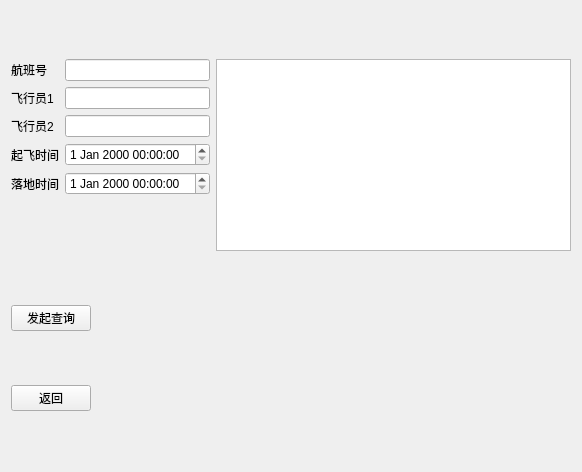
<?xml version="1.0" encoding="UTF-8"?>
<ui version="4.0">
 <class>ManagerFlightSearch</class>
 <widget class="QWidget" name="ManagerFlightSearch">
  <property name="geometry">
   <rect>
    <x>0</x>
    <y>0</y>
    <width>582</width>
    <height>472</height>
   </rect>
  </property>
  <property name="windowTitle">
   <string>Form</string>
  </property>
  <layout class="QFormLayout" name="formLayout">
   <item row="0" column="0">
    <layout class="QGridLayout" name="gridLayout">
     <item row="0" column="0">
      <widget class="QLabel" name="label">
       <property name="text">
        <string>航班号</string>
       </property>
      </widget>
     </item>
     <item row="4" column="0">
      <widget class="QLabel" name="label_7">
       <property name="text">
        <string>落地时间</string>
       </property>
      </widget>
     </item>
     <item row="2" column="0">
      <widget class="QLabel" name="label_5">
       <property name="text">
        <string>飞行员2</string>
       </property>
      </widget>
     </item>
     <item row="4" column="1">
      <widget class="QDateTimeEdit" name="endTime"/>
     </item>
     <item row="1" column="1">
      <widget class="QLineEdit" name="seatType"/>
     </item>
     <item row="3" column="0">
      <widget class="QLabel" name="label_6">
       <property name="text">
        <string>起飞时间</string>
       </property>
      </widget>
     </item>
     <item row="0" column="1">
      <widget class="QLineEdit" name="id"/>
     </item>
     <item row="2" column="1">
      <widget class="QLineEdit" name="type"/>
     </item>
     <item row="3" column="1">
      <widget class="QDateTimeEdit" name="startTime"/>
     </item>
     <item row="1" column="0">
      <widget class="QLabel" name="label_4">
       <property name="text">
        <string>飞行员1</string>
       </property>
      </widget>
     </item>
    </layout>
   </item>
   <item row="0" column="1">
    <widget class="QTableView" name="tableView"/>
   </item>
   <item row="1" column="0">
    <widget class="QPushButton" name="managerFlightSearchAdmit">
     <property name="text">
      <string>发起查询</string>
     </property>
    </widget>
   </item>
   <item row="2" column="0">
    <widget class="QPushButton" name="managerFlightSearchReturn">
     <property name="text">
      <string>返回</string>
     </property>
    </widget>
   </item>
  </layout>
 </widget>
 <resources/>
 <connections/>
</ui>
